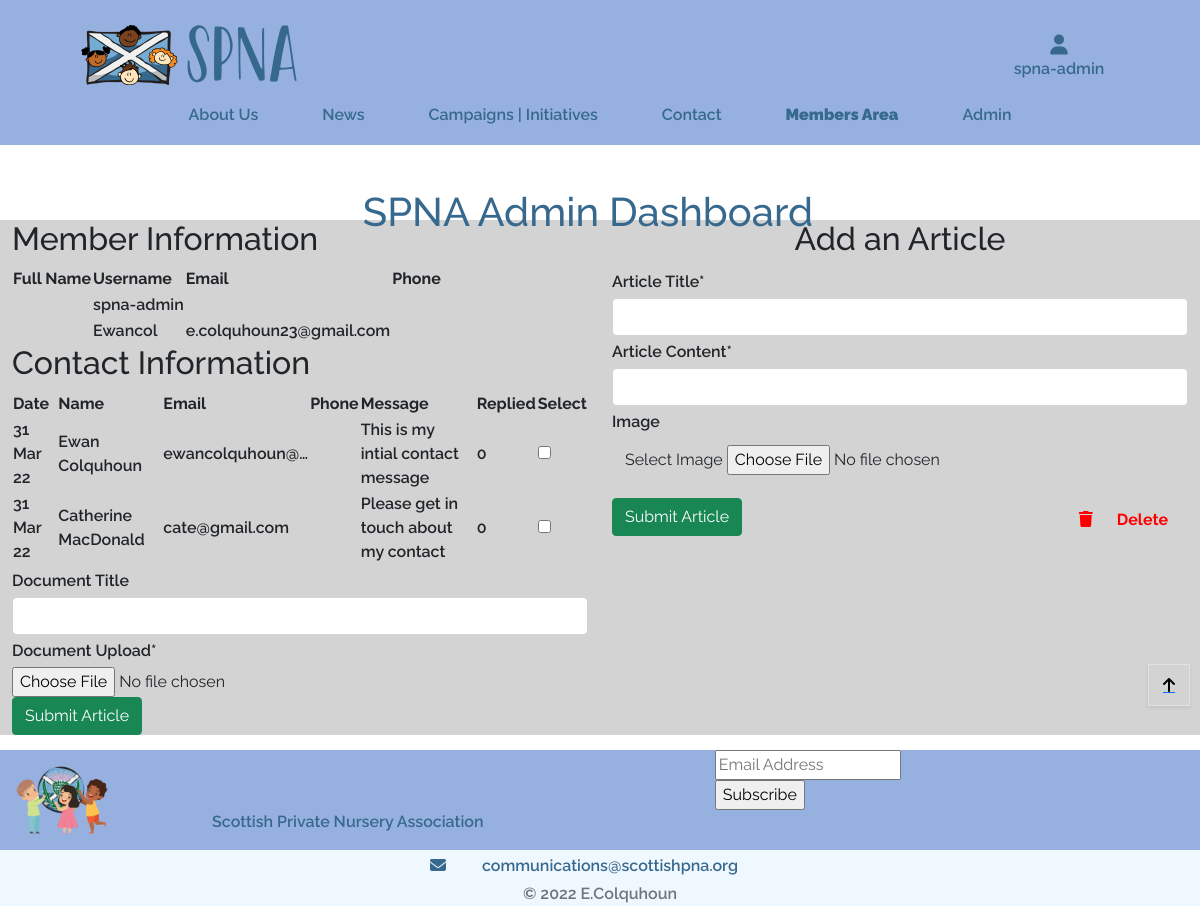
/spna_admin/ (signed in), run on an earlier commit of the app's database.
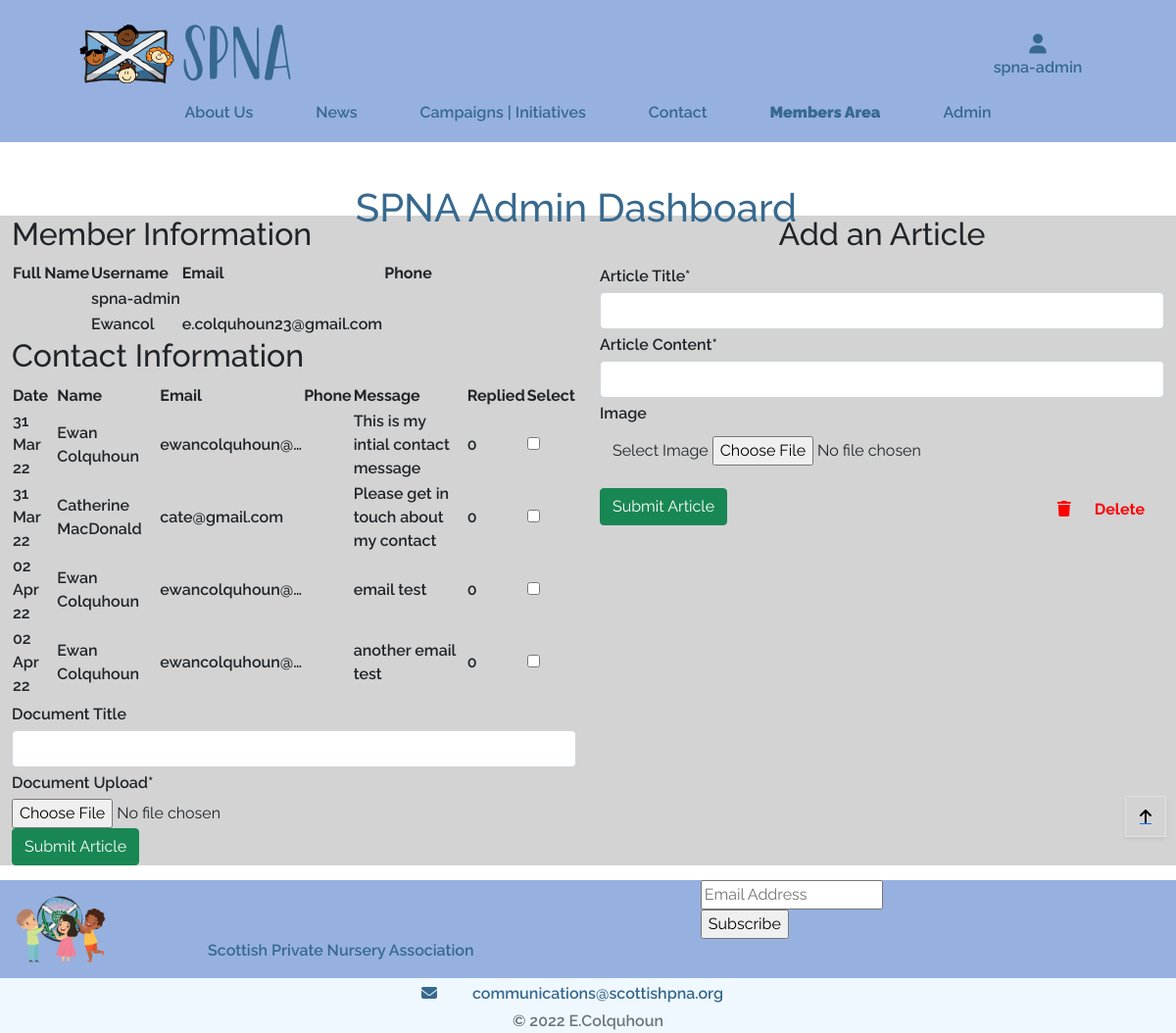
And on a later commit of the database.
### contact/models.py (models this page shows, shortened)
class Contact(models.Model):
    name = models.CharField(max_length=30, null=False, blank=False)
    phone_regex = RegexValidator(regex=r'^\+?1?\d{9,15}$', message="Phone number must be entered in the format: '+999999999'. Up to 15 digits allowed.")
    phone_number = models.CharField(validators=[phone_regex], max_length=17, blank=True) # Validators should be a list
    email = models.EmailField(
        max_length=40,
        blank=False,
        help_text='Email must include "@"')
    message = models.TextField(blank=False, null=False)
    replied = models.IntegerField(choices=REPLIED, default=False)
    created = models.DateTimeField(auto_now=True)
    objects = models.Manager()
    class Meta:
        ordering = ['created']

### spna_admin/views.py (the view)
# urls.py: path('spna_admin/', include('spna_admin.urls')),
@login_required
def spna_admin(request):
    docForm = DocumentForm()
    form = ArticleForm()
    users = User.objects.all()
    contacts = Contact.objects.all()
    context = {
        'docForm': docForm,
        'form': form,
        'users': users,
        'contacts': contacts,
    }
    return render(request, 'spna_admin/spna_admin.html', context)

### contact/forms.py
class ContactForm(forms.ModelForm):
    class Meta:
        model = Contact
        fields = ('name', 'phone_number', 'email', 'message')
        widgets = {
            'message': SummernoteWidget(),
            'email': forms.EmailInput(
                attrs={'placeholder': 'you@youremail.com'}),
            'phone_number': forms.TextInput(
                attrs={'placeholder': '+44 1234567890',
                       'rows': 1, 'cols': 15})
        }

### member/forms.py
class DocumentForm(forms.ModelForm):
    class Meta:
        model = Document
        fields = ('title', 'doc',)
    def __init__(self, *args, **kwargs):
        super().__init__(*args, **kwargs)
        self.fields['title'].label = 'Document Title'
        self.fields['doc'].label = 'Document Upload'

### contact/context.py (called while the page is built)
def contact_modal(request):
    article = Articles.objects.all()
    doc = Document.objects.all()
    contact_form = ContactForm()
    context = {
        'contact_form': contact_form,
        'article': article,
        'doc': doc,
    }
    return context

### spna_admin/templates/spna_admin/spna_admin.html (shortened to what this page needs)
{% extends "base.html" %}
{% load static %}
{% load crispy_forms_tags %}
{% block extra_css %}
<link rel="stylesheet" type="text/css" href="{% static 'spna_admin/css/spna_admin.css' %}">
{% endblock %}
{% block page_header %}
    <div class="container-fluid header-container">
    </div>
{% endblock %}
{% block content %}
<section id="admin-header">
    <div class="conatiner-fluid text-center">
        <div class="row h-100 w-100">
            <div class="col-12 p-5 h-100 w-100 text-center">
                <h1 id="admin-title" class="text-blue">SPNA Admin Dashboard</h1>
            </div>
        </div>
    </div>
</section>
<section id="admin-dashboard" class="bg-light-grey">
    <div class="container-fluid">
        <div class="row">
            <div class="col-12 col-md-6 mx-auto">
                <div>
                    <div class="member-table-head">
                        <h2>Member Information</h2>
                    </div>
                    <table>
                        <tr>
                            <th>Full Name</th>
                            <th>Username</th>
                            <th>Email</th>
                            <th>Phone</th>
                        </tr>
                        {% for user in users %}
                        <tr>
                            <td>{{user.first_name}} {{user.last_name}}</td>
                            <td>{{user.username}}</td>
                            <td>{{user.email}}</td>
                            <td>{{user.phone}}</td>
                        </tr>
                        {% endfor %}
                    </table>
                </div>
                <div class="div">
                    <div class="contact-table-head">
                        <h2>Contact Information</h2>
                    </div>
                    <table>
                        <tr>
                            <th>Date</th>
                            <th>Name</th>
                            <th>Email</th>
                            <th>Phone</th>
                            <th>Message</th>
                            <th>Replied</th>
                            <th>Select</th>
                        </tr>
                        {% for contact in contacts %}
                        <tr>
                            <td>{{contact.created|date:"d M y" }}</td>
                            <td>{{contact.name}}</td>
                            <td>{{contact.email|truncatechars:15}}</td>
                            <td>{{contact.phone}}</td>
                            <td>{{contact.message|cut:"<p>"|cut:"</p>"}}</td>
                            <td>{{contact.replied}}</td>
                            <td><input type="checkbox" id="select" name="email" value="{{contact.email}}"></td>
                        </tr>
                        {% endfor %}
                    </table>
                </div>
            </div>
            <div class="col-12 col-md-6 mx-auto">
                <div class="text-center">
                    <h2>Add an Article</h2>
                </div>
                <form class="admin-form" action="{% url 'add_article' %}" method="POST" enctype="multipart/form-data">
                    {{ form|crispy }}
                    <div>
                        <button class="btn btn-success">Submit Article</button>
                        <a id="delete-button" data-bs-toggle="modal" data-bs-target="#delete-modal" href="#delete-modal"><i class="fas fa-trash"></i>Delete</a>
                    </div>
                </form>
            </div>
        </div>
        <div class="row">
            <div class="col-6">
                <form class="admin-form" action="{% url 'add_document' %}" method="POST" enctype="multipart/form-data">
                    {{ docForm|crispy }}
                    <div>
                        <button class="btn btn-success">Submit Article</button>
                    </div>
                </form>
            </div>
        </div>
    </div>
</section>
{% endblock %}

### templates/base.html (shortened to what this page needs)
{% load static %}
{% load crispy_forms_tags %}
<!doctype html>
<html lang="en">
    <head>
        {% block corecss %}
        <link rel="stylesheet"  type="text/css" href="https://cdnjs.cloudflare.com/ajax/libs/tiny-slider/2.9.4/tiny-slider.css">
        <link href="//cdn-images.mailchimp.com/embedcode/classic-10_7_dtp.css" rel="stylesheet" type="text/css">
        <link href="https://cdn.jsdelivr.net/npm/bootstrap@5.1.3/dist/css/bootstrap.min.css" rel="stylesheet">
        <link rel="stylesheet" href="{% static 'css/base.css' %}">
        {% endblock %}
        {% block extra_css %}
        {% endblock %}
    </head>
    <body>
        <header class="fixed-top bg-blue">
            <div id="topnav" class="row pt-lg-2 d-none d-lg-flex">
                <div class="col-12 col-md-8 mx-auto my-auto py-1 py-lg-0">
                    <a href="{% url 'home' %}" class="nav-link main-logo-link">
                        <img src="{{ spna }}/media/original/logo.png" alt="SPNA Logo">
                    </a>
                </div>
                <div class="col-12 col-md-2 mx-auto my-auto py-lg-0">
                    <div class="text-center other-nav" data-bs-toggle="dropdown">
                        <div><i class="fas fa-user fa-lg"></i></div>
                        <p class="my-0 link-text">{% if request.user.is_authenticated %}<span class="italic">{{user.username}}</span>{% else %}Join/Login{% endif %}</p>
                    </div>
                        {% include 'includes/account/spna_login.html' %}
                </div>
            </div>
            <div class="row cover">
                <div class="col-12 col-md-10 mx-auto">
                    <nav class="navbar navbar-expand-lg my-auto bg-blue h-100 w-100" id="navbarNav">
                        <div class="collapse navbar-collapse" id="main-nav">
                            <ul class="navbar-nav my-auto sticky-top">
                                <li class="nav-item">
                                    <a href="{% url 'about' %}">About Us</a>
                                </li>
                                <li class="nav-item ">
                                    <a href="{% url 'news' %}">News</a>
                                </li>
                                <li class="nav-item">
                                    <a href="{% url 'initiatives' %}">Campaigns | Initiatives</a>
                                </li>
                                <li class="nav-item">
                                    <a id="contact-button" data-bs-toggle="modal" data-bs-target="#myModal" href="#myModal">Contact</a>
                                </li>
                                {% if request.user.is_authenticated %}
                                <li class="nav-item">
                                    <a href="{% url 'member_area' %}"><strong>Members Area</strong></a>
                                </li>
                                {% endif %}
                                {% if request.user.is_authenticated %}
                                    {% if request.user.is_superuser %}
                                    <li class="nav-item">
                                        <a href="{% url 'spna_admin' %}">Admin</a>
                                    </li>
                                    {% endif %}
                                {% endif %}
                            </ul>
                        </div>
                    </nav>
                </div>
            </div>
        </header>
        {% block page_header %}
        {% endblock %}
        {% block content %}
        {% endblock %}
        <div class="btt-button shadow-sm rounded-0 border border-black">
            <a id="btt-link"class="btt-link d-flex h-100">
                <i id="btt-arrow" class="fas fa-arrow-up text-black mx-auto my-auto"></i>
            </a>
        </div>
        <footer class=" fixed-bottom">
            <div id="footer" class="container-fluid bg-blue">
                <div id="mailchimp-row" class="row">
                    <div class="col-12 col-md-2 d-none d-md-block ">
                        <img class="pl-3" src="{{ spna }}/media/original/cropped-SPNA_logo_icon.png" width="100px" height="100px" alt="Cropped SPNA logo">
                    </div>
                    <div class="col-12 col-lg-3 pb-0 mb-0 my-auto">
                        <p class="footer-logo text-blue">Scottish Private Nursery Association</p>
                    </div>
                    <div class="col-12 col-md-7">
                        <div id="mc_embed_signup">
                            <form action="https://hotmail.us14.list-manage.com/subscribe/post?u=291280cf52030472eb64f0704&amp;id=a51e9f2451" method="post" id="mc-embedded-subscribe-form" name="mc-embedded-subscribe-form" class="validate" target="_blank" novalidate>
                                <div id="mc_embed_signup_scroll">
                                    <div class="mc-field-group">
                                        <input placeholder="Email Address" type="email" value="" name="EMAIL" class="required email" id="mce-EMAIL">
                                    </div>
                                    <div class="d-inline">
                                        <input type="submit" value="Subscribe" name="subscribe" id="mc-embedded-subscribe" class="button btn-blue">
                                    </div>
                                </div>
                            </form>
                        </div>
                    </div>
                </div>
                <div id="inner-lower-footer" class="row">
                    <div class="col-12 text-center">
                        <div class="p-1">
                            <i class="fas fa-envelope"></i>
                            <a class="pl-1" href="mailto:communications@scottishpna.org">communications@scottishpna.org</a>
                        </div>
                        <span class="text-muted">&copy 2022 E.Colquhoun </span>
                    </div>
                </div>
            </div>
        </footer>
    </body>
</html>

### templates/includes/account/spna_login.html (shortened to what this page needs)
{% extends "account/base.html" %}
{% load i18n %}
{% load account socialaccount %}

### templates/allauth/account/base.html (shortened to what this page needs)
<!DOCTYPE html>
<html>
  <head>
  </head>
  <body>
  </body>
</html>

### spna_admin/templates/spna_admin/custom_widget_templates/custom_clearable_file_input.html (shortened to what this page needs)
<span class="btn btn-black rounded-0 btn-file">
Select Image <input id="new-image" type="{{ widget.type }}" name="{{ widget.name }}"{% include "django/forms/widgets/attrs.html" %}>
</span>

### static/css/base.css (style rules this page uses)
html { height: 100%; scroll-behavior: smooth; }
body { font-family: 'Raleway', sans-serif; font-weight: 600; overflow-y: auto; padding-bottom: 171px; }
.row { padding: 0; }
.fixed-top { z-index: 10; }
#topnav { height: 85px; }
.cover { min-height: 60px; }
#main-nav { justify-content: center; }
.nav-item a, footer a { text-decoration: none; color: #37698e; padding: 0 2rem; }
.bg-blue { background-color: #96b1e0; }
.bg-light-grey { background-color: lightgrey; }
.text-blue { color: #37698e; }
#footer { position: absolute; bottom: 0; align-items: center; height: fit-content; }
#inner-lower-footer { background-color: aliceblue; max-height: max-content; }
#btt-arrow { mix-blend-mode: difference; color: antiquewhite; }
.btt-button { height: 42px; width: 42px; position: fixed; bottom: 200px; right: 10px; }
.btt-link { cursor: pointer; }
#mc_embed_signup { float: right; width: 70%; }
#mc_embed_signup .mc-field-group { width: 98%; }
.fas, .link-text { color: rgb(55,105,142); }
.main-logo-link { width: fit-content; }
@media (min-width: 992px) { .header-container { padding-top: 140px; } }

### spna_admin/static/spna_admin/css/spna_admin.css (style rules this page uses)
#admin-header { height: 10vh; color: black; }
.admin-form label { padding: 4px 0px; }
#delete-button { padding: 10px 20px; float:right; color: red; text-decoration: none; font-weight: bold; border-radius: 5px; }
#delete-button i { color: red; padding-right: 1.5rem; }

What changed in the data, as far as the page shows it:
added Contact: created "02 Apr 22", name "Ewan Colquhoun", email "ewancolquhoun@…", message "email test", replied "0"
added Contact: created "02 Apr 22", name "Ewan Colquhoun", email "ewancolquhoun@…", message "another email test", replied "0"
